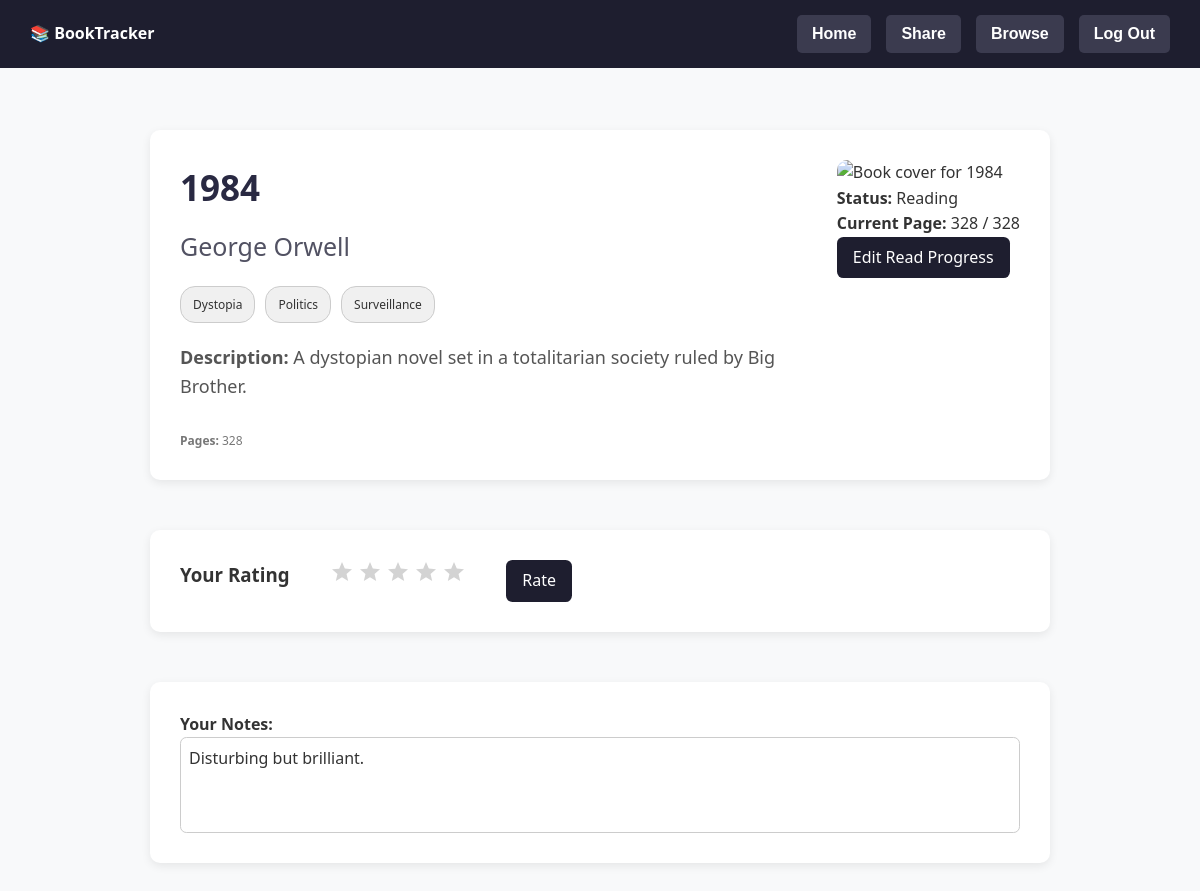
/book/OL73477W (signed in), run on the app's committed database.
### app/models.py (models this page shows)
class Book(db.Model):
    __tablename__ = 'books'
    work_id = db.Column(db.String, primary_key=True, nullable=False, unique=True)
    title = db.Column(db.String, nullable=False)
    author = db.Column(db.String(200), nullable=False)
    description = db.Column(db.Text)
    subjects = db.Column(db.Text)
    number_of_pages = db.Column(db.Integer)
    cover_id = db.Column(db.Integer)
    last_fetched = db.Column(db.DateTime, default=datetime.now(timezone.utc))

class UserBook(db.Model):
    __tablename__ = 'user_books'
    user_id = db.Column(db.Integer, db.ForeignKey('users.user_id'), primary_key=True)
    book_id = db.Column(db.String, db.ForeignKey('books.work_id'), primary_key=True)
    rating = db.Column(db.Float, default=0.0)
    notes = db.Column(db.Text)
    completed = db.Column(db.Boolean, default=False)
    book = db.relationship('Book', backref='user_books')

### app/routes.py (the view, shortened to what this page needs)
@main.route('/book/<string:book_id>', methods=['GET', 'POST'])
def book_specific_page(book_id):
    fallback = {
        'title': 'Unknown Title',
        'author': 'Unknown Author',
        'pages': 0,
        'description': 'No description available.',
        'cover_url': 'https://covers.openlibrary.org/b/id/255844-M.jpg',
        'genres': []
    }
    book_row = Book.query.filter_by(work_id=book_id).first()
    book = {
        'title': book_row.title,
        'author': book_row.author,
        'pages': book_row.number_of_pages,
        'description': book_row.description or fallback['description'],
        'cover_url': f"https://covers.openlibrary.org/b/id/{book_row.cover_id}-L.jpg" if book_row.cover_id else fallback['cover_url'],
        'genres': []
    }
    if book_row.subjects:
        try:
            import json
            subs = json.loads(book_row.subjects)
            book['genres'] = subs[:5] if isinstance(subs, list) else [s.strip() for s in book_row.subjects.split(',')][:5]
        except:
            book['genres'] = [s.strip() for s in book_row.subjects.split(',')][:5]
    username = session.get('username')
    user = User.query.filter_by(username=username).first()
    user_data = {}
    pages_read_total = 0
    if user:
        ub = UserBook.query.filter_by(user_id=user.user_id, book_id=book_id).first()
        if ub:
            user_data = {
                'rating': ub.rating,
                'status': 'Completed' if ub.completed else 'Reading',
                'notes': ub.notes,
            }
        pages_read_total = db.session.query(
            db.func.coalesce(db.func.sum(ReadingLog.pages_read), 0)
        ).filter_by(user_id=user.user_id, book_id=book_id).scalar()
    reading_logs = []
    if user:
        logs = (ReadingLog
                .query
                .filter_by(user_id=user.user_id, book_id=book_id)
                .order_by(ReadingLog.date.asc())
                .all())
        for l in logs:
            reading_logs.append({
                'id': l.id,
                'date': l.date.isoformat(),
                'pages_read': l.pages_read
            })
    return render_template(
        'bookspecificpage.html',
        book=book,
        user_data=user_data,
        book_id=book_id,
        community_notes=[],
        pages_read_total=pages_read_total,
        reading_logs=reading_logs
    )

### app/templates/bookspecificpage.html (shortened to what this page needs)
<!DOCTYPE html>
<html lang="en">
<head>
  <link rel="stylesheet" href="{{ url_for('static', filename='css/bookspecificpage.css') }}">
</head>
<body>
  {% include "nav.html" %}
  <div class="book-container card">
    <div class="book-details">
      <h1>{{ book.title }}</h1>
      <h2>{{ book.author or "Author name unavailable" }}</h2>
      <div class="genre-tags">
        {% for genre in book.genres[:5] %}
          <span class="genre-tag">{{ genre }}</span>
        {% endfor %}
      </div>
      <p><strong>Description:</strong> {{ book.description or "No description available." }}</p>
      <div class="metadata">
        <span><strong>Pages:</strong> {{ book.pages or "Pages unavailable" }}</span>
      </div>
    </div>
    <div class="book-right">
      <div class="book-cover">
        <img src="{{ book.cover_url }}" alt="Book cover for {{ book.title }}"/>
        <div class="user-stats">
          <p><strong>Status:</strong> {{ user_data.status or "No status yet" }}</p>
          <p><strong>Current Page:</strong> {{ pages_read_total or 0 }} / {{ book.pages }}</p>
          <button type="button" class="generic-btn" onclick="openForm()">Edit Read Progress</button>
        </div>
      </div>
    </div>
  </div>
  <div class="rating-container card">
    <h3>Your Rating</h3>
    <div id="star-rating" class="star-rating">
      {% for i in range(5) %}
      <span class="star" data-index="{{ i }}"></span>
      {% endfor %}
    </div>
    <button id="rate-button" class="generic-btn">Rate</button>
  </div>
  <div class="note-container card">
    <p><strong>Your Notes:</strong></p>
    <div id="notes-display" class="notes-display">{{ user_data.notes or "No notes yet. Click here to start typing." }}</div>
  </div>
</body>
</html>

### app/templates/nav.html (shortened to what this page needs)
<!DOCTYPE html>
<html lang="en">
<head>
  <link rel="stylesheet" href="{{ url_for('static', filename='css/nav.css') }}">
</head>
<body>
  <header>
    <div class="logo">
      📚 BookTracker
    </div>
    <div class="buttons">
      {% if session.get('user_id') %}
        <a href="{{ url_for('main.home') }}"><button>Home</button></a>
        <a href="{{ url_for('main.share') }}"><button>Share</button></a>
        <a href="{{ url_for('main.browse') }}"><button>Browse</button></a>
        <a href="{{ url_for('main.logout') }}"><button>Log Out</button></a>
      {% else %}
        <a href="{{ url_for('main.landing') }}"><button>Home</button></a>
      {% endif %}
    </div>
  </header>
  <div style="height: 80px;"></div>
</body>
</html>

### app/static/css/bookspecificpage.css (style rules this page uses)
* { box-sizing: border-box; margin: 0; padding: 0; }
h1, h2, h3, h4, h5, h6 { margin: 0; }
body { font-family: 'Segoe UI', Tahoma, Geneva, Verdana, sans-serif; background-color: #f8f9fa; color: #333; line-height: 1.6; }
.card { background-color: white; border-radius: 10px; box-shadow: 0 3px 10px rgba(0, 0, 0, 0.08); padding: 30px; }
.book-cover img { width: 200px; max-width: 100%; border-radius: 10px; }
.book-container { width: 900px; margin: 50px auto; display: flex; gap: 40px; align-items: flex-start; }
.book-details { flex: 1; word-break: break-word; }
.book-details h1 { font-size: 35px; font-weight: 800; margin-bottom: 10px; color: #292942; }
.book-details h2 { font-size: 25px; font-weight: 500; color: #525263; margin-bottom: 15px; }
.book-details p { font-size: 18px; margin-bottom: 10px; color: #555; }
.metadata { margin-top: 30px; font-size: 12px; color: #777; display: flex; gap: 30px; flex-wrap: wrap; }
.genre-tags { margin: 20px 0; display: flex; flex-wrap: wrap; gap: 10px; }
.genre-tag { background-color: #f0f0f0; color: #333; padding: 8px 12px; font-size: 12px; border-radius: 15px; border: 1px solid #ccc; display: inline-block; }
.rating-container { width: 900px; margin: 50px auto; display: flex; gap: 40px; align-items: flex-start; }
.star { display: inline-block; width: 24px; height: 24px; cursor: pointer; }
.generic-btn, .generic-btn-light, .nav-btn { cursor: pointer; border: none; font: inherit; padding: .5rem 1rem; border-radius: .4rem; transition: background .25s, transform .15s; }
.generic-btn { background:#1e1e2f; color:#fff; }
.note-container { width: 900px; margin: 30px auto 50px; }
#notes-display, #notes-editor { width: 100%; min-height: 6em; padding: .5rem; border: 1px solid #ccc; border-radius: .4rem; font: inherit; }
#notes-display { white-space: pre-wrap; cursor: text; }

### app/static/css/nav.css (style rules this page uses)
header { position: fixed; top: 0; left: 0; width: 100%; background-color: #1e1e2f; color: white; padding: 15px 30px; font-weight: bold; font-size: 16px; display: flex; justify-content: space-between; align-items: center; z-index: 1000; box-sizing: border-box; transform: translateZ(0); }
header .buttons { display: flex; align-items: center; gap: 15px; }
header .buttons button { padding: 10px 15px; background-color: #3b3b4f; font-weight: bold; font-size: 16px; color: white; border: none; border-radius: 5px; cursor: pointer; position: relative; min-width: max-content; }
header .buttons a { text-decoration: none; display: inline-block; }

### data on the page
Book: title "1984", author "George Orwell", description "A dystopian novel set in a totalitarian society ruled by Big Brother.", number_of_pages "328", pages "328"
UserBook: notes "Disturbing but brilliant."

### other printed values
{{ genre }} "Dystopia" "Politics" "Surveillance"
{{ user_data.status or "No status yet" }} "Reading"
{{ pages_read_total or 0 }} "328"
